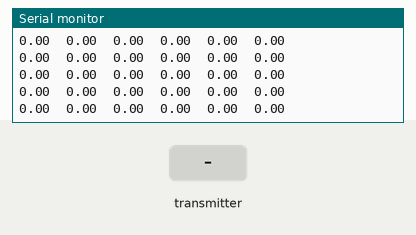
Recording of a sketch running on a simulated ESP32. Shown: the last lines printed to the serial monitor. Inputs (shaded band) come from the test bench.

Above: at 1.2 s.
1.3 s: the transmitter starts sending vx_red = 25
At 1.31 s:
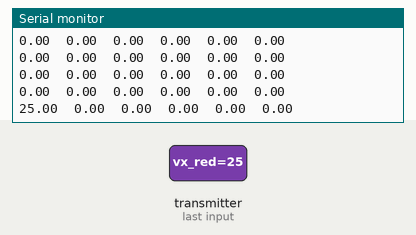
2.8 s: the transmitter starts sending vy_red = 25
At 2.82 s:
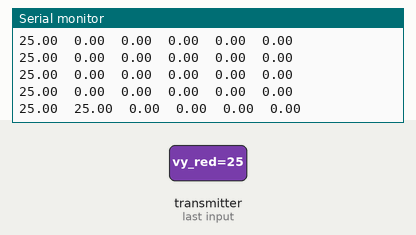
4.3 s: the transmitter starts sending vx_red = 0
At 4.33 s:
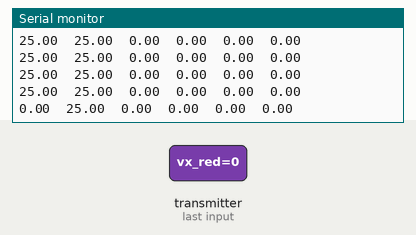
5.8 s: the transmitter starts sending vy_red = 50
At 5.83 s:
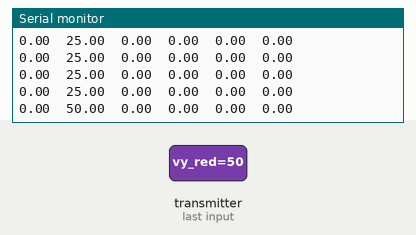
Timing chart, 0 to 8.3 s (numbered marks = the images above; inputs shaded):
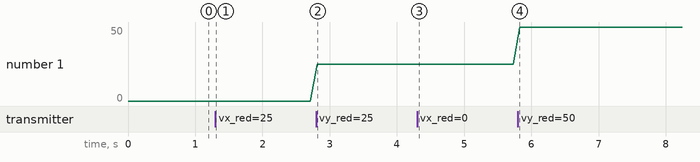

Measured:
- after the input at 1.3 s, the serial monitor: prints a new line at once (image 1)
- after the input at 2.8 s, the serial monitor: prints a new line at once (image 2)
- after the input at 4.3 s, the serial monitor: prints a new line at once (image 3)
- after the input at 5.8 s, the serial monitor: prints a new line at once (image 4)
- plotted number 1: 25 → 50 after the input at 5.8 s

The sketch:

Transciever_kotak.ino
```cpp
#define sensorX 34
#define sensorY 35

int x = 0;
int y = 0;
int i = 0;

int prevT = micros();

// ESP NOW
#include <esp_now.h>
#include <WiFi.h>

uint8_t broadcastAddress[] = {"78:E3:6D:11:09:94"}; //


typedef struct struct_message {
  String sender = "Transciever";

  float t_vx_red;
  float t_vy_red;
  float vx_red = 0.0;
  float vy_red = 0.0;

  float t_vx_green;
  float t_vy_green;
  float vx_green = 0.0;
  float vy_green = 0.0;

  float t_vx_blue;
  float t_vy_blue;
  float vx_blue = 0.0;
  float vy_blue = 0.0;
} struct_message;

struct_message ds; // data send
struct_message dr_red; // data recieved
struct_message dr_green;
struct_message dr_blue;

esp_now_peer_info_t peerInfo;


// Callback when data is sent
void OnDataSent(const uint8_t *mac_addr, esp_now_send_status_t status) {
  // Serial.print("\r\nLast Packet Send Status:\t");
  // Serial.println(status == ESP_NOW_SEND_SUCCESS ? "Delivery Success" : "Delivery Fail");
  // if (status ==0){
  //   success = "Delivery Success :)";
  // }
  // else{
  //   success = "Delivery Fail :(";
  // }
}

// Callback when data is received
void OnDataRecv(const uint8_t * mac, const uint8_t *incomingData, int len) {
  memcpy(&dr_red, incomingData, sizeof(dr_red));
}

void setup() {
  Serial.begin(115200);

  // Set device as a Wi-Fi Station
  WiFi.mode(WIFI_STA);

  // Init ESP-NOW
  if (esp_now_init() != ESP_OK) {
    Serial.println("Error initializing ESP-NOW");
    return;
  }
  // Once ESPNow is successfully Init, we will register for Send CB to
  // get the status of Trasnmitted packet
  esp_now_register_send_cb(OnDataSent);

  // Register peer
  memcpy(peerInfo.peer_addr, broadcastAddress, 6);
  peerInfo.channel = 0;
  peerInfo.encrypt = false;

  // Add peer
  if (esp_now_add_peer(&peerInfo) != ESP_OK){
    Serial.println("Failed to add peer");
    return;
  }
  // Register for a callback function that will be called when data is received
  esp_now_register_recv_cb(OnDataRecv);
}

void loop() {
  for (i=0; i<30; i++){
    ds.t_vx_red = 0;
    ds.t_vy_red = 70;

    esp_now_send(broadcastAddress, (uint8_t *) &ds, sizeof(ds));

    Serial.print(dr_red.vx_red);
    Serial.print('\t');
    Serial.print(dr_red.vy_red);
    Serial.print('\t');
    Serial.print(dr_green.vx_green);
    Serial.print('\t');
    Serial.print(dr_green.vy_green);
    Serial.print('\t');
    Serial.print(dr_blue.vx_blue);
    Serial.print('\t');
    Serial.println(dr_blue.vy_blue);
    delay(100);
  }
  for (i=0; i<30; i++){
    ds.t_vx_red = 70;
    ds.t_vy_red = 0;

    esp_now_send(broadcastAddress, (uint8_t *) &ds, sizeof(ds));

    Serial.print(dr_red.vx_red);
    Serial.print('\t');
    Serial.print(dr_red.vy_red);
    Serial.print('\t');
    Serial.print(dr_green.vx_green);
    Serial.print('\t');
    Serial.print(dr_green.vy_green);
    Serial.print('\t');
    Serial.print(dr_blue.vx_blue);
    Serial.print('\t');
    Serial.println(dr_blue.vy_blue);
    delay(100);
  }
  for (i=0; i<30; i++){
    ds.t_vx_red = 0;
    ds.t_vy_red = -70;

    esp_now_send(broadcastAddress, (uint8_t *) &ds, sizeof(ds));

    Serial.print(dr_red.vx_red);
    Serial.print('\t');
    Serial.print(dr_red.vy_red);
    Serial.print('\t');
    Serial.print(dr_green.vx_green);
    Serial.print('\t');
    Serial.print(dr_green.vy_green);
    Serial.print('\t');
    Serial.print(dr_blue.vx_blue);
    Serial.print('\t');
    Serial.println(dr_blue.vy_blue);
    delay(100);
  }
  for (i=0; i<30; i++){
    ds.t_vx_red = -70;
    ds.t_vy_red = 0;

    esp_now_send(broadcastAddress, (uint8_t *) &ds, sizeof(ds));

    Serial.print(dr_red.vx_red);
    Serial.print('\t');
    Serial.print(dr_red.vy_red);
    Serial.print('\t');
    Serial.print(dr_green.vx_green);
    Serial.print('\t');
    Serial.print(dr_green.vy_green);
    Serial.print('\t');
    Serial.print(dr_blue.vx_blue);
    Serial.print('\t');
    Serial.println(dr_blue.vy_blue);
    delay(100);
  }
}
```
